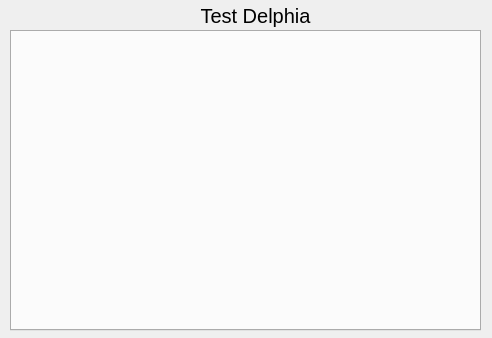
<?xml version="1.0" encoding="UTF-8"?>
<ui version="4.0">
 <class>Form</class>
 <widget class="QWidget" name="Form">
  <property name="geometry">
   <rect>
    <x>0</x>
    <y>0</y>
    <width>492</width>
    <height>338</height>
   </rect>
  </property>
  <property name="windowTitle">
   <string>Form</string>
  </property>
  <widget class="QTabWidget" name="tabWidget">
   <property name="geometry">
    <rect>
     <x>10</x>
     <y>30</y>
     <width>471</width>
     <height>301</height>
    </rect>
   </property>
   <property name="currentIndex">
    <number>-1</number>
   </property>
  </widget>
  <widget class="QLabel" name="label">
   <property name="geometry">
    <rect>
     <x>150</x>
     <y>0</y>
     <width>211</width>
     <height>31</height>
    </rect>
   </property>
   <property name="font">
    <font>
     <pointsize>15</pointsize>
    </font>
   </property>
   <property name="text">
    <string>Test Delphia</string>
   </property>
   <property name="alignment">
    <set>Qt::AlignCenter</set>
   </property>
  </widget>
 </widget>
 <resources/>
 <connections/>
</ui>
